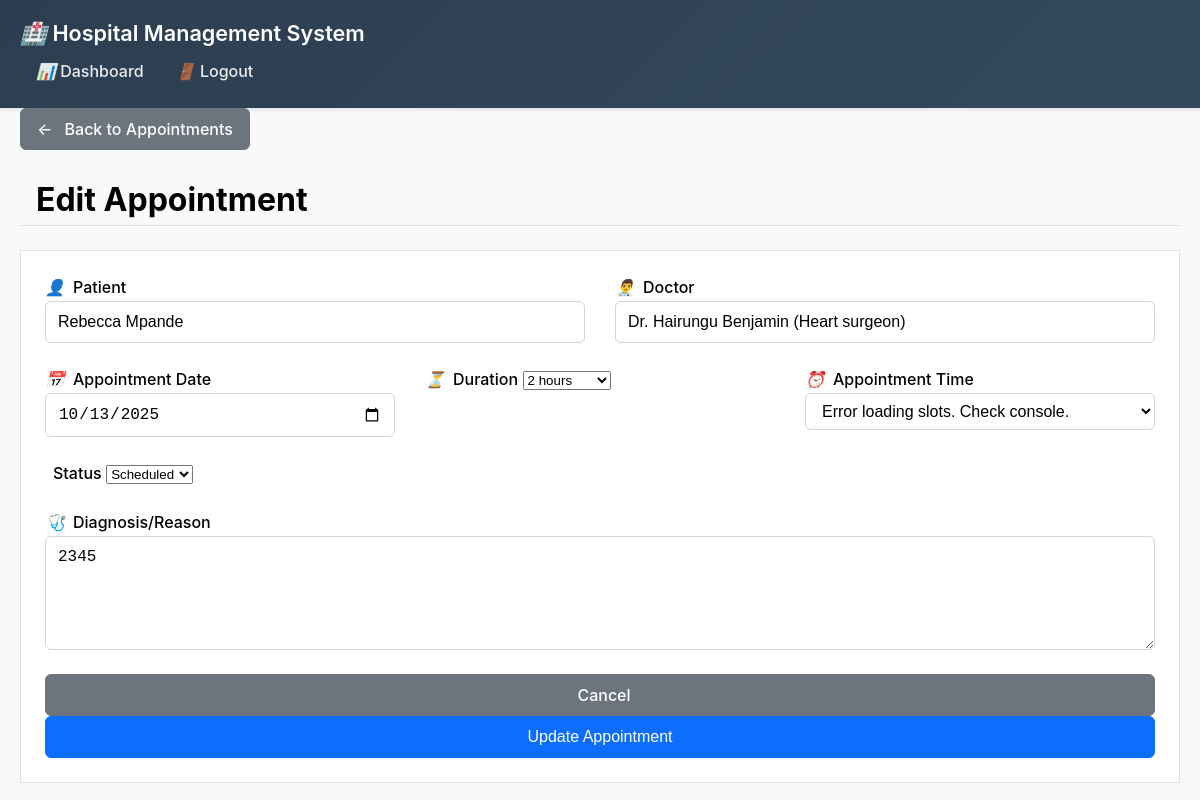
Page /edit_appointment/3 (signed in) on the committed database.
### models.py (models this page shows, shortened)
class Patient(db.Model):
    id = db.Column(db.Integer, primary_key=True)
    first_name = db.Column(db.String(50), nullable=False)
    last_name = db.Column(db.String(50), nullable=False)
    date_of_birth = db.Column(db.Date, nullable=False)
    gender = db.Column(db.String(10), nullable=False)
    contact_number = db.Column(db.String(15))
    email = db.Column(db.String(120))
    created_at = db.Column(db.DateTime, default=datetime.utcnow)
    appointments = db.relationship('Appointment', backref='patient', lazy=True)

class Doctor(db.Model):
    id = db.Column(db.Integer, primary_key=True)
    first_name = db.Column(db.String(50), nullable=False)
    last_name = db.Column(db.String(50), nullable=False)
    gender = db.Column(db.String(10), nullable=False)
    specialization = db.Column(db.String(100), nullable=False)
    contact_number = db.Column(db.String(15))
    email = db.Column(db.String(120))
    created_at = db.Column(db.DateTime, default=datetime.utcnow)
    appointments = db.relationship('Appointment', backref='doctor', lazy=True)

class Appointment(db.Model):
    id = db.Column(db.Integer, primary_key=True)
    patient_id = db.Column(db.Integer, db.ForeignKey('patient.id'), nullable=False)
    doctor_id = db.Column(db.Integer, db.ForeignKey('doctor.id'), nullable=False)
    appointment_date = db.Column(db.Date, nullable=False)
    appointment_time = db.Column(db.Time, nullable=False)
    duration = db.Column(db.Integer, default=60)  # Duration in minutes
    diagnosis = db.Column(db.Text, nullable=False)
    status = db.Column(db.String(20), default='Scheduled')
    created_at = db.Column(db.DateTime, default=datetime.utcnow)

### app.py (the view, shortened to what this page needs)
@app.route('/edit_appointment/<int:appointment_id>', methods=['GET', 'POST'])
@login_required
@admin_required
def edit_appointment(appointment_id):
    appointment = Appointment.query.get_or_404(appointment_id)
    form = EditAppointmentForm(obj=appointment)
    patients = Patient.query.all()
    doctors = Doctor.query.all()
    form.patient_id.choices = [(p.id, f"{p.first_name} {p.last_name}") for p in patients] or [('', 'No patients available')]
    form.doctor_id.choices = [(d.id, f"Dr. {d.first_name} {d.last_name} ({d.specialization})") for d in doctors] or [('', 'No doctors available')]
    form.appointment_time.data = appointment.appointment_time.strftime("%H:%M")
    return render_template_with_role('edit_appointment.html', title='Edit Appointment', form=form, appointment=appointment)

### forms.py (shortened to what this page needs)
class EditAppointmentForm(FlaskForm):
    patient_id = SelectField('Patient', coerce=int, validators=[DataRequired()])
    doctor_id = SelectField('Doctor', coerce=int, validators=[DataRequired()])
    appointment_date = DateField('Appointment Date', validators=[DataRequired()], format='%Y-%m-%d')
    appointment_time = SelectField('Appointment Time', validators=[DataRequired()], validate_choice=False)
    duration = SelectField('Duration', choices=[
        (30, '30 minutes'),
        (60, '1 hour'),
        (90, '1.5 hours'),
        (120, '2 hours')
    ], coerce=int, validators=[DataRequired()])
    diagnosis = TextAreaField('Diagnosis/Reason', validators=[DataRequired()])
    status = SelectField('Status', choices=[('Scheduled', 'Scheduled'), ('Completed', 'Completed'), ('Cancelled', 'Cancelled')], validators=[DataRequired()])
    submit = SubmitField('Update Appointment')

### app.py (called while the page is built)
@login_manager.user_loader
def load_user(user_id):
    return User.query.get(int(user_id))

def render_template_with_role(template, **context):
    if current_user.is_authenticated and current_user.role == 'admin':
        base_template = 'base_admin.html'
    else:
        base_template = 'base_user.html'
    return render_template(template, base_template=base_template, **context)

@app.context_processor
def inject_today_date():
    return {'min_date': date.today().strftime('%Y-%m-%d')}

### templates/edit_appointment.html (shortened to what this page needs)
{% extends "base.html" %}
{% block content %}
<div class="mb-3">
    <a href="{{ url_for('appointments') }}" class="btn btn-secondary">
        <i class="fas fa-arrow-left me-1"></i> Back to Appointments
    </a>
</div>
<div class="d-flex justify-content-between flex-wrap flex-md-nowrap align-items-center pt-3 pb-2 mb-3 border-bottom">
    <h1 class="h2">Edit Appointment</h1>
</div>
<div class="card">
    <div class="card-body">
        <form method="POST" action="">
            <div class="row mb-3">
                <div class="col-md-6">
                    <label for="patient_search" class="form-label"><i class="fas fa-user me-1"></i>Patient</label>
                    <input type="text" class="form-control" id="patient_search" list="patient_options" placeholder="Type to search for a patient..." autocomplete="off" value="{{ appointment.patient.first_name }} {{ appointment.patient.last_name }}">
                </div>
                <div class="col-md-6">
                    <label for="doctor_search" class="form-label"><i class="fas fa-user-md me-1"></i>Doctor</label>
                    <input type="text" class="form-control" id="doctor_search" list="doctor_options" placeholder="Type to search for a doctor..." autocomplete="off" value="Dr. {{ appointment.doctor.first_name }} {{ appointment.doctor.last_name }} ({{ appointment.doctor.specialization }})">
                </div>
            </div>
            <div class="row mb-3">
                <div class="col-md-4">
                    <label for="appointment_date" class="form-label"><i class="fas fa-calendar me-1"></i>Appointment Date</label>
                    {{ form.appointment_date(class="form-control", type="date") }}
                </div>
                <div class="col-md-4">
                    <label for="duration" class="form-label"><i class="fas fa-hourglass me-1"></i>Duration</label>
                    {{ form.duration(class="form-select") }}
                </div>
                <div class="col-md-4">
                    <label for="appointment_time" class="form-label"><i class="fas fa-clock me-1"></i>Appointment Time</label>
                    {{ form.appointment_time(class="form-control") }}
                </div>
            </div>
            <div class="row mb-3">
                <div class="col-md-6">
                    <label for="status" class="form-label">Status</label>
                    {{ form.status(class="form-select") }}
                </div>
            </div>
            <div class="mb-3">
                <label for="diagnosis" class="form-label"><i class="fas fa-stethoscope me-1"></i>Diagnosis/Reason</label>
                {{ form.diagnosis(class="form-control", rows=4) }}
            </div>
            <div class="d-grid gap-2 d-md-flex justify-content-md-end">
                <a href="{{ url_for('view_appointment', appointment_id=appointment.id) }}" class="btn btn-secondary me-md-2">
                     Cancel
                </a>
                {{ form.submit(class="btn btn-primary", id="submit-btn") }}
            </div>
        </form>
    </div>
</div>
{% endblock %}

### templates/base.html (style rules this page uses)
.admin-body { background-color: #f8f9fa; min-height: 100vh; }
.form-label { font-weight: 500; }
.btn { border-radius: 0.375rem; }
* { box-sizing: border-box; margin: 0; padding: 0; }
body { font-family: -apple-system, BlinkMacSystemFont, 'Segoe UI', Roboto, sans-serif; line-height: 1.6; color: #000000 !important; background-color: #f8f9fa; }
.row { display: flex; flex-wrap: wrap; margin: 0 -15px; }
.col-md-6 { flex: 0 0 50%; max-width: 50%; padding: 0 15px; }
.col-md-4 { flex: 0 0 33.333%; max-width: 33.333%; padding: 0 15px; }
.card { background: #fff; border: 1px solid rgba(0,0,0,.125); position: relative; color: #000000 !important; }
.card-body { flex: 1 1 auto; padding: 1.5rem; }
.btn { display: inline-block; font-weight: 500; line-height: 1.5; color: #ffffff !important; text-align: center; text-decoration: none; vertical-align: middle; cursor: pointer; user-select: none; background-color: transparent; border: 1px solid transparent; padding: 0.5rem 1rem; font-size: 1rem; border-radius: 0.375rem; transition: all 0.2s ease-in-out; }
.btn-primary { background-color: #0d6efd; border-color: #0d6efd; }
.btn-secondary { background-color: #6c757d; border-color: #6c757d; }
.form-control { display: block; width: 100%; padding: 0.5rem 0.75rem; font-size: 1rem; font-weight: 400; line-height: 1.5; color: #000000 !important; background-color: #fff; background-clip: padding-box; border: 1px solid #ced4da; border-radius: 0.375rem; transition: border-color .15s ease-in-out,box-shadow .15s ease-in-out; }
h1, h2, h3, h4, h5, h6, p, span, div, li, td, th, label { color: #000000 !important; }
.mb-3 { margin-bottom: 1.5rem; }
.me-1 { margin-right: 0.5rem; }
.d-flex { display: flex; }
.d-grid { display: grid; }
.flex-wrap { flex-wrap: wrap; }
.justify-content-between { justify-content: space-between; }
.align-items-center { align-items: center; }
.border-bottom { border-bottom: 1px solid #dee2e6; }
.h2 { font-size: 2rem; font-weight: 700; }
.fa-user::before { content: "👤"; }
.fa-arrow-left::before { content: "←"; }
.fa-user-md::before { content: "👨‍⚕️"; }
.fa-clock::before { content: "⏰"; }
.fa-stethoscope::before { content: "🩺"; }
.fa-hourglass::before { content: "⏳"; }
.fa-calendar::before { content: "📅"; }

### rows in the picture
Patient: patient.first_name "Rebecca Mpande"
Doctor: doctor.first_name "Dr. Hairungu Benjamin (Heart surgeon)"
Appointment: appointment_date "10/13/2025", duration "2 hours", appointment_time "Error loading slots. Check console.", status "Scheduled", diagnosis "2345"
